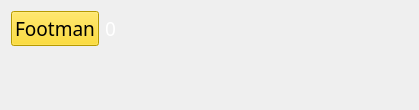
<?xml version="1.0" encoding="UTF-8"?>
<ui version="4.0">
 <class>HumanBarracksUI</class>
 <widget class="QWidget" name="HumanBarracksUI">
  <property name="geometry">
   <rect>
    <x>0</x>
    <y>0</y>
    <width>419</width>
    <height>110</height>
   </rect>
  </property>
  <property name="windowTitle">
   <string>Form</string>
  </property>
  <layout class="QFormLayout" name="formLayout">
   <item row="0" column="0">
    <widget class="QPushButton" name="footmanButton">
     <property name="font">
      <font>
       <family>Gentium Book Basic</family>
       <pointsize>14</pointsize>
      </font>
     </property>
     <property name="styleSheet">
      <string notr="true">background: gold;</string>
     </property>
     <property name="text">
      <string>Footman</string>
     </property>
    </widget>
   </item>
   <item row="0" column="1">
    <widget class="QLabel" name="label">
     <property name="font">
      <font>
       <family>Gentium Book Basic</family>
       <pointsize>14</pointsize>
      </font>
     </property>
     <property name="styleSheet">
      <string notr="true">color: white;</string>
     </property>
     <property name="text">
      <string>0</string>
     </property>
    </widget>
   </item>
  </layout>
 </widget>
 <resources/>
 <connections/>
</ui>
